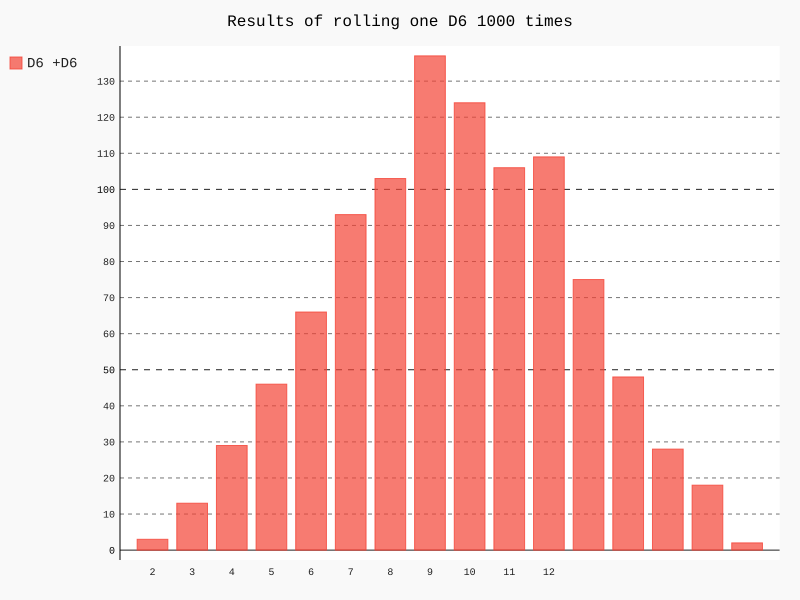

Source code (Python):
# !/usr/bin/python3
# -*- coding: UTF-8 -*-

__author__ = 'joedd'

from die import Die
import pygal


# 将使用Python可视化包Pygal来生成可缩放的矢量图形文件
# 创建两个D6
die_1 = Die(6)
die_2 = Die(6)

# 掷几次骰子，并将结果存储在一个列表中
# results = []
# for roll_num in range(1000):
#     result = die_1.roll() + die_2.roll()
#     results.append(result)
#     print(results)

#列表解析：自动生成这种列表的循环
results = [ die_1.roll() + die_2.roll() for roll_num in range(1000)]

# 分析结果
# frequencies = []
max_result =  die_1.num_sides+die_2.num_sides
# for value in range(2, max_result+1):
#     frequency = results.count(value)
#     frequencies.append(frequency)

frequencies = [ results.count(value) for value in range(2,max_result +1)]

print(frequencies)



#对结果进行可视化

hist = pygal.Bar()

hist.title = "Results of rolling one D6 1000 times"

hist.x_labels = ['2','3','4','5','6','7','8','9','10','11','12']
hist._x_title = "Result"
hist._y_title = "Frequency of request"

hist.add('D6 +D6',frequencies)

hist.render_to_file('die_visual2.svg')
